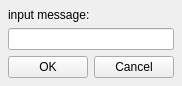
<ui version="4.0" >
 <author></author>
 <comment></comment>
 <exportmacro></exportmacro>
 <class>dropMsg</class>
 <widget class="QWidget" name="dropMsg" >
  <property name="geometry" >
   <rect>
    <x>0</x>
    <y>0</y>
    <width>176</width>
    <height>85</height>
   </rect>
  </property>
  <property name="windowTitle" >
   <string>broadcast msg</string>
  </property>
  <layout class="QVBoxLayout" >
   <property name="margin" >
    <number>8</number>
   </property>
   <property name="spacing" >
    <number>6</number>
   </property>
   <item>
    <widget class="QLabel" name="label" >
     <property name="text" >
      <string>input message:</string>
     </property>
    </widget>
   </item>
   <item>
    <widget class="QLineEdit" name="lineEdit" />
   </item>
   <item>
    <layout class="QHBoxLayout" >
     <property name="margin" >
      <number>0</number>
     </property>
     <property name="spacing" >
      <number>6</number>
     </property>
     <item>
      <widget class="QPushButton" name="okButton" >
       <property name="text" >
        <string>OK</string>
       </property>
      </widget>
     </item>
     <item>
      <widget class="QPushButton" name="cancelButton" >
       <property name="text" >
        <string>Cancel</string>
       </property>
      </widget>
     </item>
    </layout>
   </item>
  </layout>
 </widget>
 <pixmapfunction></pixmapfunction>
 <resources/>
 <connections/>
</ui>
